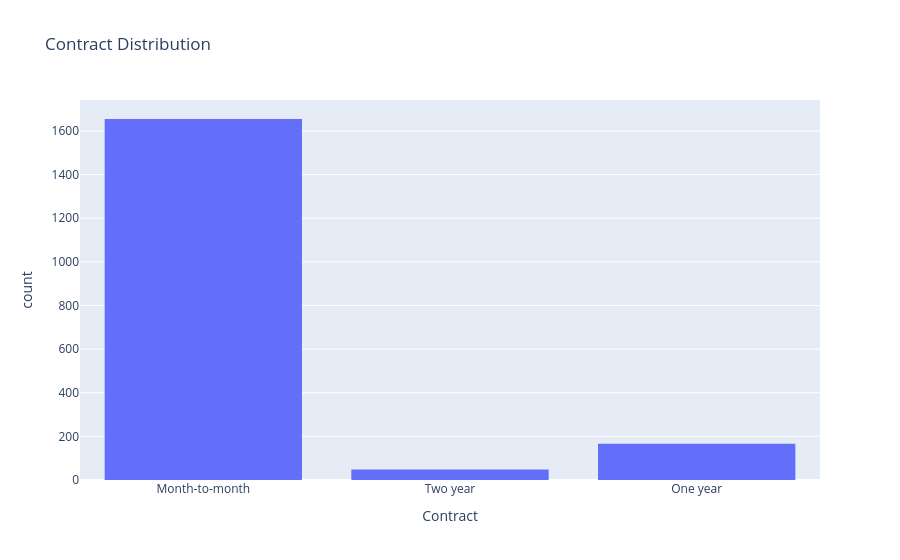

Notebook code for this chart:
### Code cell
fig = px.histogram(churn_contract, x = 'Contract', title = 'Contract Distribution')
fig.write_image('Contract Distribution.png')
fig.show()

### Figure 1 — Plotly figure (JSON) as saved in the notebook; plotly's stock layout.template omitted (floating-point values rounded to 4 significant figures; data arrays with more than 128 entries replaced by an {"elided": "..."} marker saying what was removed)
{"data": [{"bingroup": "x", "hovertemplate": "Contract=%{x}<br>count=%{y}<extra></extra>", "legendgroup": "", "marker": {"color": "#636efa", "pattern": {"shape": ""}}, "name": "", "orientation": "v", "showlegend": false, "type": "histogram", "x": {"elided": "1869 str values"}, "xaxis": "x", "yaxis": "y"}], "layout": {"barmode": "relative", "legend": {"tracegroupgap": 0}, "title": {"text": "Contract Distribution"}, "xaxis": {"anchor": "y", "domain": [0, 1], "title": {"text": "Contract"}}, "yaxis": {"anchor": "x", "domain": [0, 1], "title": {"text": "count"}}}}
